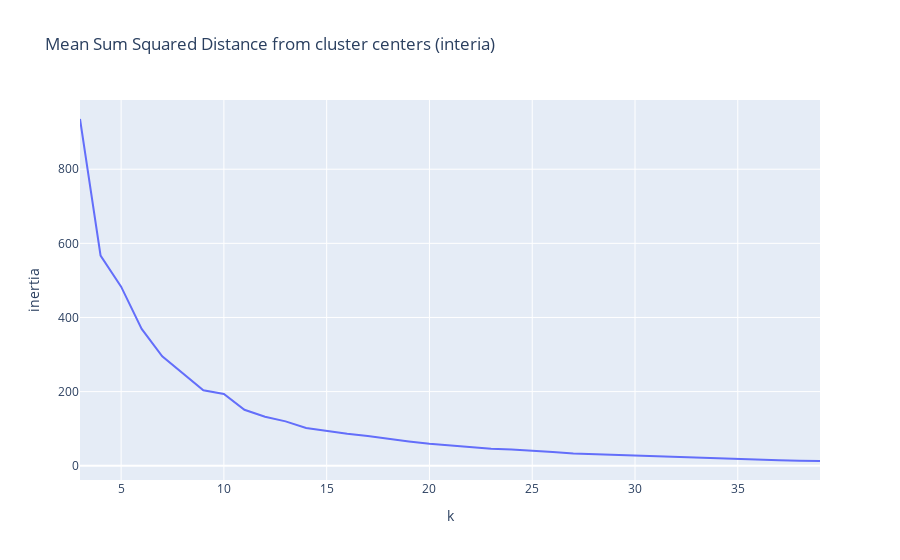

The code cell stored with this chart in its notebook:
### Code cell
fig = px.line(df,x='k',y='inertia',title='Mean Sum Squared Distance from cluster centers (interia)')
fig.show()

### Figure 1 — Plotly figure (JSON) as saved in the notebook; plotly's stock layout.template omitted (floating-point values rounded to 4 significant figures)
{"data": [{"hovertemplate": "k=%{x}<br>inertia=%{y}<extra></extra>", "legendgroup": "", "line": {"color": "#636efa", "dash": "solid"}, "mode": "lines", "name": "", "orientation": "v", "showlegend": false, "type": "scatter", "x": [3, 4, 5, 6, 7, 8, 9, 10, 11, 12, 13, 14, 15, 16, 17, 18, 19, 20, 21, 22, 23, 24, 25, 26, 27, 28, 29, 30, 31, 32, 33, 34, 35, 36, 37, 38, 39], "xaxis": "x", "y": [935.5, 567.2, 483.2, 369.1, 295.3, 250.8, 203.7, 193.8, 150.9, 132.4, 119.6, 101.8, 93.48, 86.18, 80.26, 72.16, 65.68, 59.47, 54.63, 49.37, 46.1, 44.0, 39.56, 36.96, 32.88, 31.04, 28.15, 26.58, 23.98, 22.64, 21.39, 18.72, 17.65, 16.42, 14.98, 13.66, 12.79], "yaxis": "y"}], "layout": {"autosize": true, "legend": {"tracegroupgap": 0}, "title": {"text": "Mean Sum Squared Distance from cluster centers (interia)"}, "xaxis": {"anchor": "y", "autorange": true, "domain": [0, 1], "range": [3, 39], "title": {"text": "k"}, "type": "linear"}, "yaxis": {"anchor": "x", "autorange": true, "domain": [0, 1], "range": [-38.47, 986.7], "title": {"text": "inertia"}, "type": "linear"}}}
